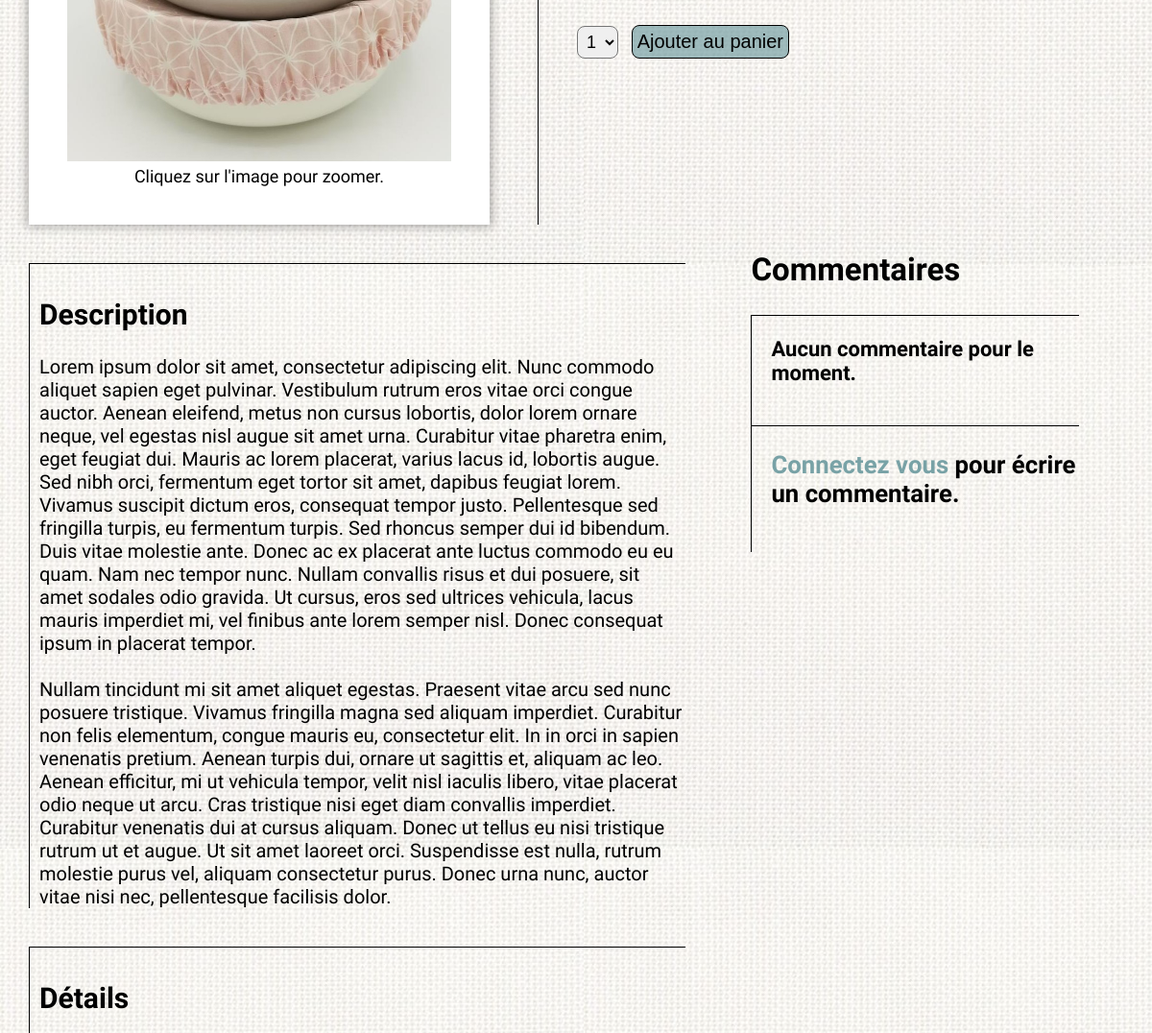
Page /article.php?id=12 (middle part) on the earlier database version.
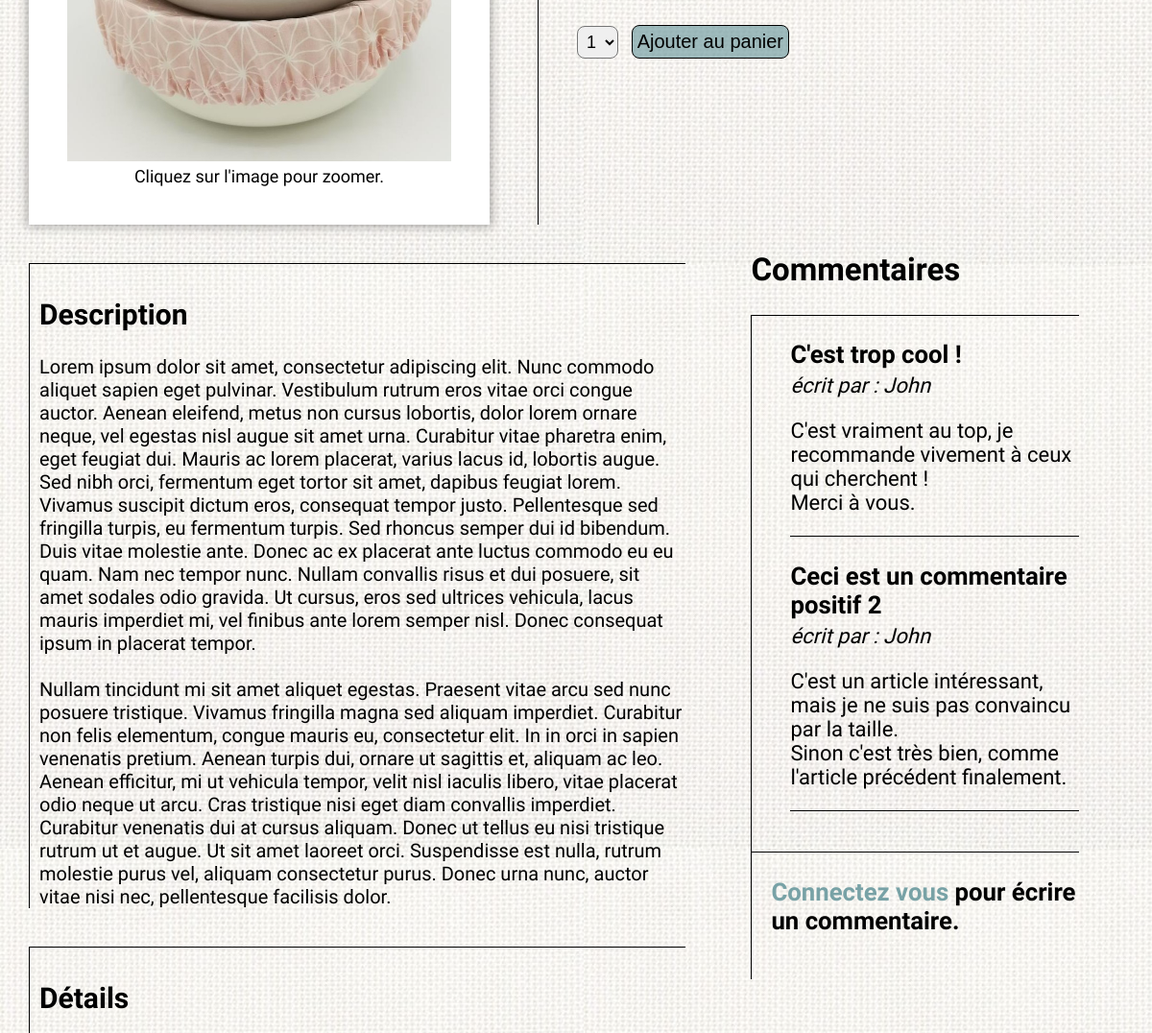
Same page on the later database version.
### tables this page shows
CREATE TABLE `articles` (
  `id` int(11) NOT NULL,
  `title` varchar(70) NOT NULL,
  `picture` varchar(200) NOT NULL,
  `description` text NOT NULL,
  `created_at` datetime NOT NULL,
  `more_about` text,
  `price` int(11) NOT NULL,
  `lots` int(11) DEFAULT NULL,
  `alt` varchar(100) NOT NULL,
  `category_id` int(11) NOT NULL,
  `stock` int(11) NOT NULL
);

CREATE TABLE `comments` (
  `id` int(11) NOT NULL,
  `title` varchar(80) NOT NULL,
  `content` text NOT NULL,
  `created_at` datetime NOT NULL,
  `article_id` int(11) NOT NULL,
  `user_id` int(11) NOT NULL
);

CREATE TABLE `users` (
  `id` int(11) NOT NULL,
  `email` varchar(100) NOT NULL,
  `password` varchar(72) NOT NULL,
  `first_name` varchar(100) NOT NULL,
  `last_name` varchar(100) NOT NULL,
  `adress` varchar(100) NOT NULL,
  `created_at` datetime NOT NULL
);

### article.phtml (the view, shortened to what this page needs)
<main>
  <section class="article_top">
    <section class="show-picture">
      <div class="art_picture">
        <img src="<?= $article['picture'] ?>" id="img" alt="<?= $article['alt'] ?>" />
        <p>Cliquez sur l'image pour zoomer.</p>
      </div>
    </section>
    <section class="article_price">
      <div class="addcart">
        <?php if($article['stock'] != 0): ?>
          <select id="quantity" name="quantity">
            <?php foreach($stock as $value): ?>
              <option value="<?= $value ?>"><?= $value ?></option>
            <?php endforeach; ?>
          </select>
          <button id="submit">Ajouter au panier</button>
        </div>
      <?php else: ?>
        <p>Rupture de stock</p>
      <?php endif; ?>
    </section>
  </section>
  <div class="articles_bottom">
    <div class="describearea">
      <section class="describe">
        <h2>Description</h2>
        <p><?= nl2br(htmlspecialchars($article['description'])) ?></p>
      </section>
      <section class="describe">
        <h2>Détails</h2>
      </section>
    </div>
    <section class="commentsarea">
      <h2>Commentaires</h2>
      <div>
        <?php if(empty($comments) || !isset($comments)): ?>
          <p class="empty">Aucun commentaire pour le moment.</p>
        <?php else: ?>
          <ul class="commentlist">
            <?php foreach ($comments as $comment): ?>
              <li class="comment">
                <h3><?= nl2br(htmlspecialchars($comment['title'])) ?></h3>
                <span class="name">écrit par : <?= nl2br(htmlspecialchars($comment['first_name'])) ?></span>
                <p><?= nl2br(htmlspecialchars($comment['content'])) ?></p>
              </li>
            <?php endforeach; ?>
          </ul>
        <?php endif; ?>
      </div>
      <?php if(isset($_SESSION['auth']) && !empty($_SESSION['auth'])): ?>
        <form class="comment-form" id="art_form">
          <h2>Ecrire un commentaire</h2>
          <ul>
            <li>
              <label for="title">Titre :</label>
              <input type="text" name="title" id="title" />
            </li>
            <li>
              <label for="content">Commentaire :</label>
              <textarea name="content" id="content" maxlength="900"></textarea>
              <input type="hidden" id="art_id" value="<?= $_GET["id"] ?>" />
            </li>
          </ul>
          <button id="commentSubmit">Envoyer</button>
        </form>
      <?php else: ?>
        <div class="notconnected">
          <h3><a href="connexion/login.php">Connectez vous</a> pour écrire un commentaire.</h3>
        </div>
      <?php endif; ?>
    </section>
  </div>
</main>

### article.php (shortened to what this page needs)
<?php
if (isset($_GET) && !empty($_GET))
{
  $connexion = getConnexion();
  $sql = $connexion->prepare('SELECT id, title, picture, description, more_about, price, lots, alt, stock
                              FROM articles
                              WHERE id = ?');
  $sql->execute([
    $_GET['id']
  ]);
  $article = $sql->fetch();
  $stock = [];
  $connexion = getConnexion();
  $sql = $connexion->prepare('SELECT comments.id, comments.title, comments.content, comments.user_id, comments.created_at, users.first_name
                              FROM comments
                              INNER JOIN users ON users.id = comments.user_id
                              WHERE comments.article_id = ?
                              ORDER BY created_at DESC');
  $sql->execute([
    $_GET['id']
  ]);
  $comments = $sql->fetchAll();
  require 'layout.phtml';
};

### layout.phtml (shortened to what this page needs)
<!DOCTYPE html>
<html lang="fr">
<head>
  <link rel="stylesheet" href="https://cdnjs.cloudflare.com/ajax/libs/font-awesome/5.13.1/css/all.min.css">
  <link rel="stylesheet" href="css/main.css">
</head>
<body>
  <?php require $template . '.phtml' ?>
</body>
</html>

### css/main.css (style rules this page uses)
h2 { font-family: 'Open Sans Condensed', sans-serif; }
@media screen and (min-width: 1125px) { body { margin:0; } }
@media screen and (min-width: 1125px) { main { padding-top: 40px; padding-left: 30px; padding-right: 30px; font-family: 'Open Sans Condensed', sans-serif; font-size: 22px; position: relative; } }
@media screen and (min-width: 1125px) { main::after { content: ""; background: url(../img/background/try.jpg); opacity: 0.4; top: 0; left: 0; bottom: 0; right: 0; position: absolute; z-index: -1; } }
@media screen and (min-width: 1125px) { .article_top { display: flex; flex-direction: row; padding-top: 20px; } }
@media screen and (min-width: 1125px) { .show-picture { display:flex; justify-content:left; position: relative; } }
@media screen and (min-width: 1125px) { .art_picture { position: relative; text-align: center; padding: 40px; background-color: white; text-decoration: none; color: black; margin-right: 50px; box-shadow: 0 0 10px 2px rgba(0,0,0,0.3); } }
@media screen and (min-width: 1125px) { .show-picture img { width: 400px; height: 400px; } }
@media screen and (min-width: 1125px) { .art_picture > p { font-size: 18px; margin: 0; } }
@media screen and (min-width: 1125px) { .art_picture::before { content:""; position: absolute; top: -15px; left: 35%; height: 30px; width: 30%; background-image: url(../img/background/backgroundScotch.jpg); background-size: cover; } }
@media screen and (min-width: 1125px) { .article_price { width: 70%; padding-left: 30px; font-size: 55px; border-left: 1px solid black; } }
@media screen and (min-width: 1125px) { .addcart { padding: 10px; } }
@media screen and (min-width: 1125px) { .addcart > select { font-size: 18px; padding: 5px; border-radius: 8px; } }
@media screen and (min-width: 1125px) { .addcart > button { font-size: 20px; padding: 5px; border: 1px solid black; border-radius: 8px; outline: none; background-color: rgba(120, 162, 166, 0.7); } }
@media screen and (min-width: 1125px) { .articles_bottom { display: flex; justify-content: space-between; padding-bottom: 50px; } }
@media screen and (min-width: 1125px) { .describearea { width: 60%; } }
@media screen and (min-width: 1125px) { .describe { padding-left: 10px; padding-top: 10px; margin-top: 40px; border-top: 1px solid black; border-left: 1px solid black; font-size: 20px; } }
@media screen and (min-width: 1125px) { .describe h2 { font-size: 30px; } }
@media screen and (min-width: 1125px) { .commentsarea { width: 30%; margin-right: 4%; } }
@media screen and (min-width: 1125px) { .commentsarea > div { border-top: 1px solid black; border-left: 1px solid black; padding-bottom: 20px; } }
@media screen and (min-width: 1125px) { .name { font-style: italic; } }
@media screen and (min-width: 1125px) { .commentlist { list-style: none; } }
@media screen and (min-width: 1125px) { .comment { border-bottom: 1px solid black; } }
@media screen and (min-width: 1125px) { .comment h3 { margin-bottom: 5px; } }
@media screen and (min-width: 1125px) { .notconnected { padding-left: 20px; } }
@media screen and (min-width: 1125px) { .notconnected a { color: rgba(120, 162, 166, 1); text-decoration: none; } }
@media screen and (min-width: 1125px) { .empty { font-size: 22px; font-weight: bold; margin-left: 20px; } }

Differences in the rows shown:
added comments: title "C'est trop cool !", user.first_name "John", content "C'est vraiment au top, je recommande vivement à ceux qui cherchent ! Merci à vous."
added comments: title "Ceci est un commentaire positif 2", user.first_name "John", content "C'est un article intéressant, mais je ne suis pas convaincu par la taille. Sinon c'est très bien, comme l'article précédent finalement."
Other differences:
text no longer shown: "Aucun commentaire pour le moment."
